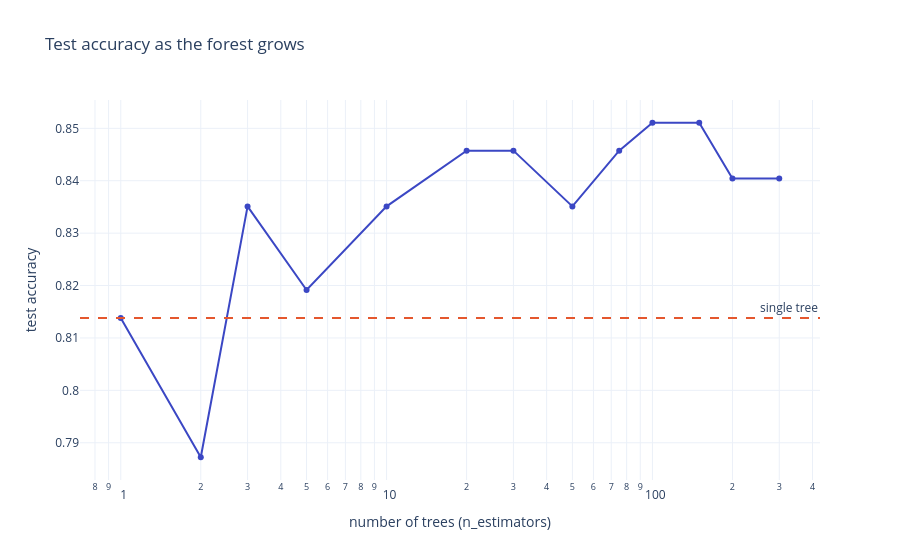

Notebook source saved alongside this figure:
### Markdown cell above
#### See it with data 🔬: more trees, better and more stable

Still on the balance scale. We grow the same forest little by little (`warm_start=True` keeps the trees already built and only adds new ones) and record the test accuracy, compared with a single deep tree.

### Code cell
single = DecisionTreeClassifier(random_state=0).fit(X_train, y_train).score(X_test, y_test)
growing = RandomForestClassifier(warm_start=True, random_state=0)
sizes, accuracies = [1, 2, 3, 5, 10, 20, 30, 50, 75, 100, 150, 200, 300], []
for b in sizes:
    growing.set_params(n_estimators=b).fit(X_train, y_train)
    accuracies.append(growing.score(X_test, y_test))
print(f"Single tree: {single:.3f}")
print(", ".join(f"{b} trees: {a:.3f}" for b, a in zip(sizes, accuracies)))

fig = go.Figure(go.Scatter(x=sizes, y=accuracies, mode="lines+markers", name="random forest"))
fig.add_hline(y=single, line_dash="dash", line_color="#E4572E", annotation_text="single tree")
fig.update_layout(title="Test accuracy as the forest grows", xaxis_title="number of trees (n_estimators)",
                  yaxis_title="test accuracy", xaxis_type="log")
fig.show()

### Figure 1 — Plotly figure (JSON) as saved in the notebook; plotly's stock layout.template omitted (floating-point values rounded to 4 significant figures)
{"data": [{"mode": "lines+markers", "name": "random forest", "type": "scatter", "x": [1, 2, 3, 5, 10, 20, 30, 50, 75, 100, 150, 200, 300], "y": [0.8138, 0.7872, 0.8351, 0.8191, 0.8351, 0.8457, 0.8457, 0.8351, 0.8457, 0.8511, 0.8511, 0.8404, 0.8404]}], "layout": {"annotations": [{"showarrow": false, "text": "single tree", "x": 1, "xanchor": "right", "xref": "x domain", "y": 0.8138, "yanchor": "bottom", "yref": "y"}], "shapes": [{"line": {"color": "#E4572E", "dash": "dash"}, "type": "line", "x0": 0, "x1": 1, "xref": "x domain", "y0": 0.8138, "y1": 0.8138, "yref": "y"}], "title": {"text": "Test accuracy as the forest grows"}, "xaxis": {"title": {"text": "number of trees (n_estimators)"}, "type": "log"}, "yaxis": {"title": {"text": "test accuracy"}}}}
